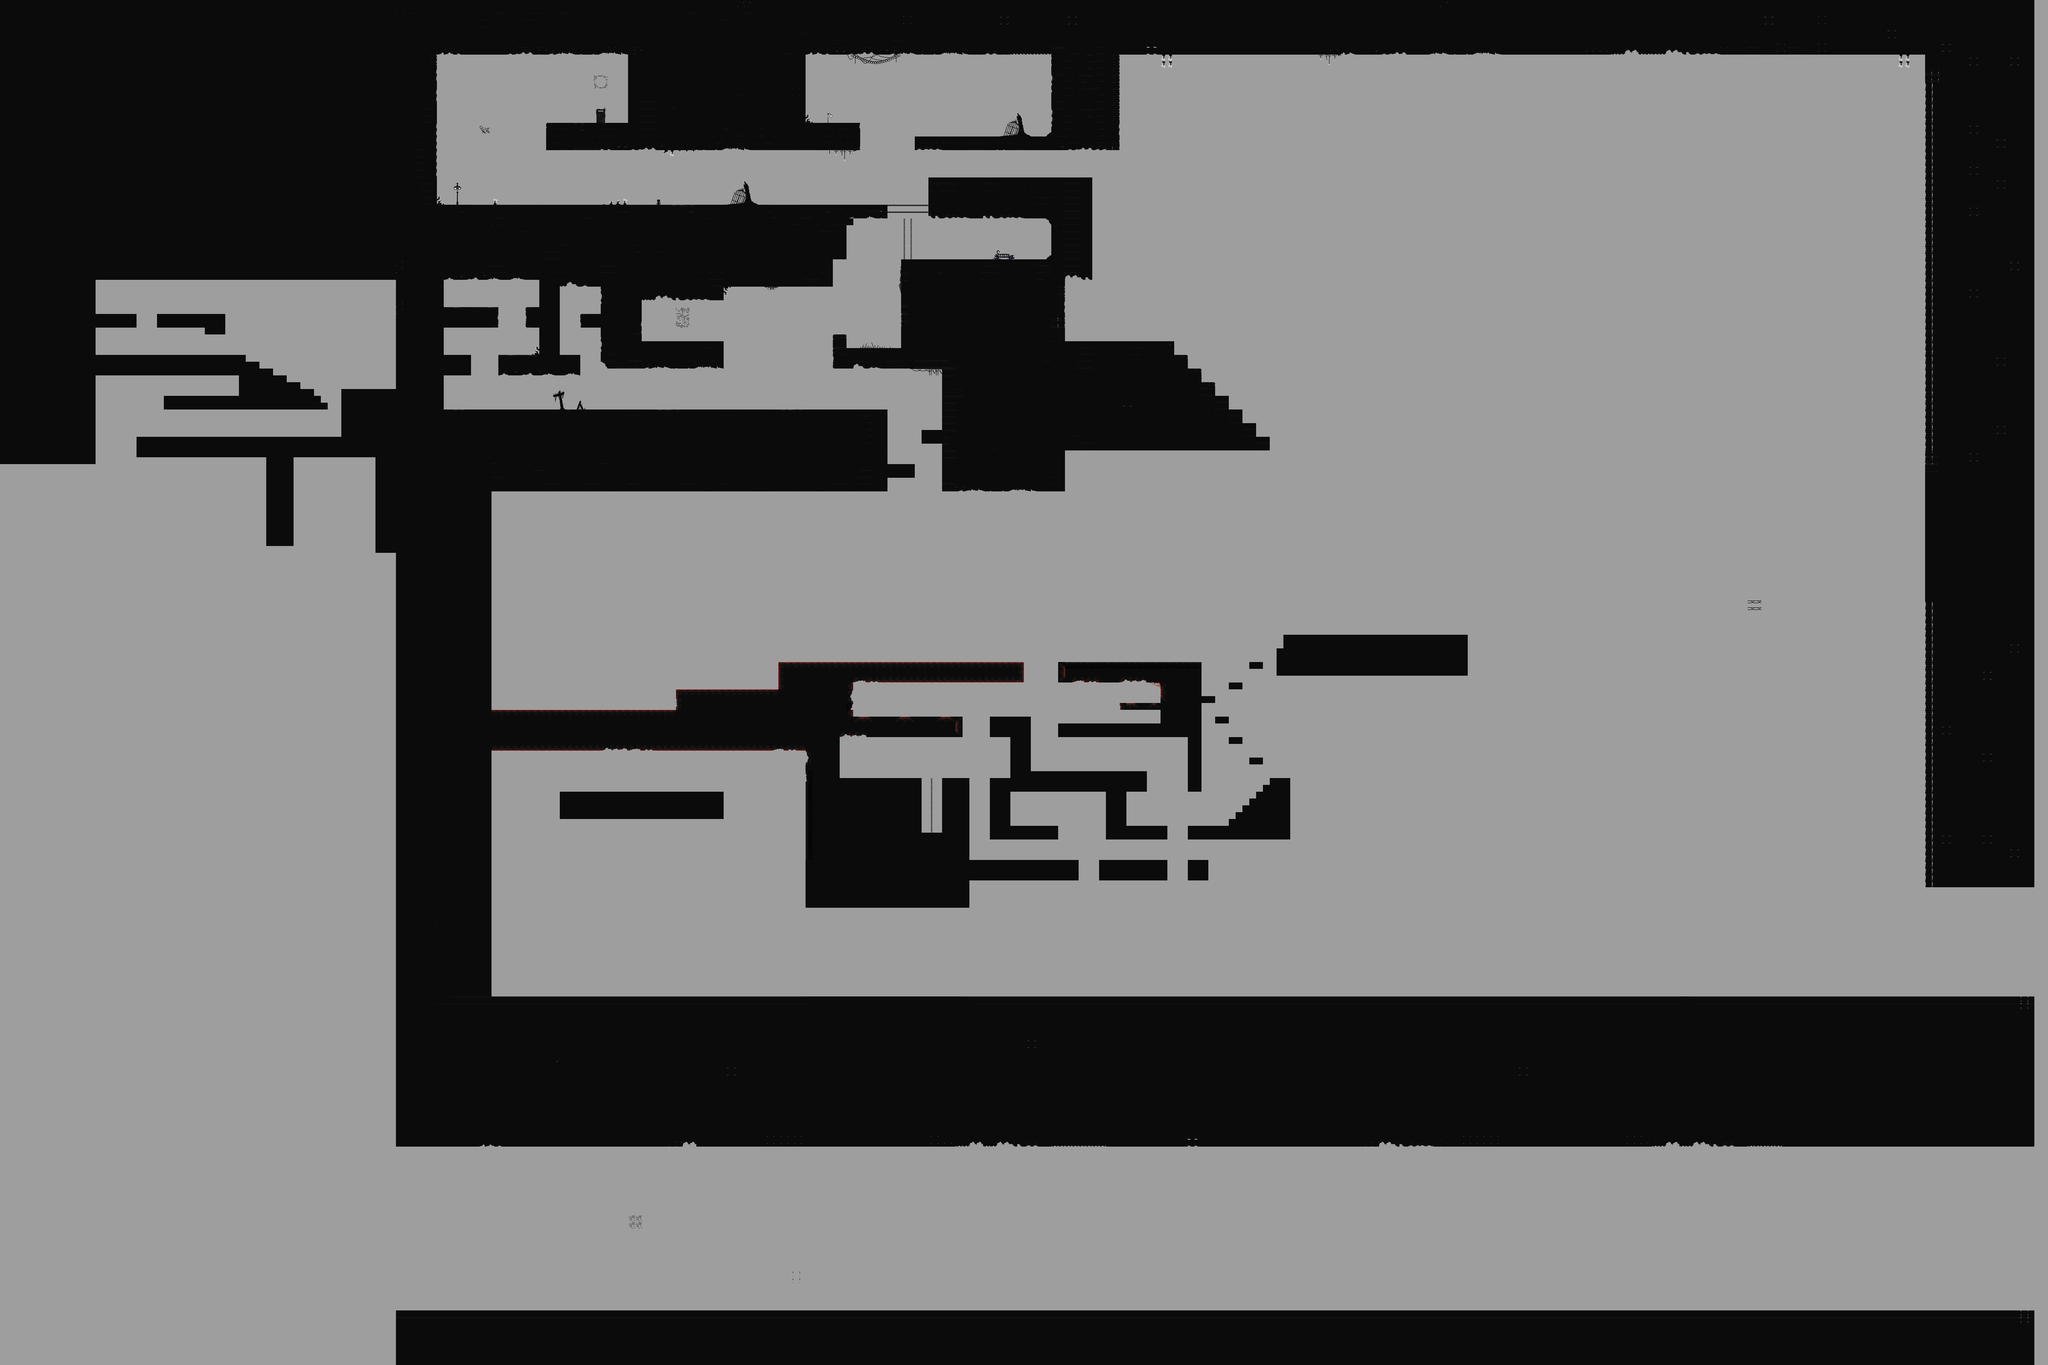

Below is a game level as drawn by its tile map, then a one-line description and the .tmx that defines it (tile-layer data replaced by summaries):
An orthogonal 300x200 tile map with 16x16 px tiles, 1 tile layer (tiles), 3 tilesets and 8 objects (4x light, player, lightd).

<map version="1.10" tiledversion="1.10.2" orientation="orthogonal" renderorder="right-down" width="300" height="200" tilewidth="16" tileheight="16" infinite="0" backgroundcolor="#9e9e9e" nextlayerid="6" nextobjectid="334">
 <editorsettings>
  <export target="untitled..tmj" format="json" />
 </editorsettings>
 <tileset firstgid="1" source="TileSet1.tsx" />
 <tileset firstgid="289" source="victorian tileset.tsx" />
 <tileset firstgid="469" source="Blood Temple Tileset.tsx" />
 <layer id="1" name="tiles" width="300" height="200" tintcolor="#ffffff">
  <data>[60000 cells, 21417 non-empty, 210 distinct tile ids]</data>
 </layer>
 <objectgroup id="2" name="Object Layer 1">
  <object id="324" x="1029.33" y="476">
   <polyline points="0,0 1048,4" />
  </object>
  <object id="325" name="player" x="1229" y="395.663" width="16" height="25" />
  <object id="326" name="light" x="1070.67" y="436" />
  <object id="327" name="light" x="1431.33" y="470.667" />
  <object id="328" name="lightd" x="1448" y="470.667" />
  <object id="329" name="light" x="1464" y="468" />
  <object id="332" name="light" x="1949" y="272" />
  <object id="333" x="1155" y="1660">
   <polyline points="0,0 430,4 431,-44 668,-45 670,-110 1247,-111" />
  </object>
 </objectgroup>
</map>
